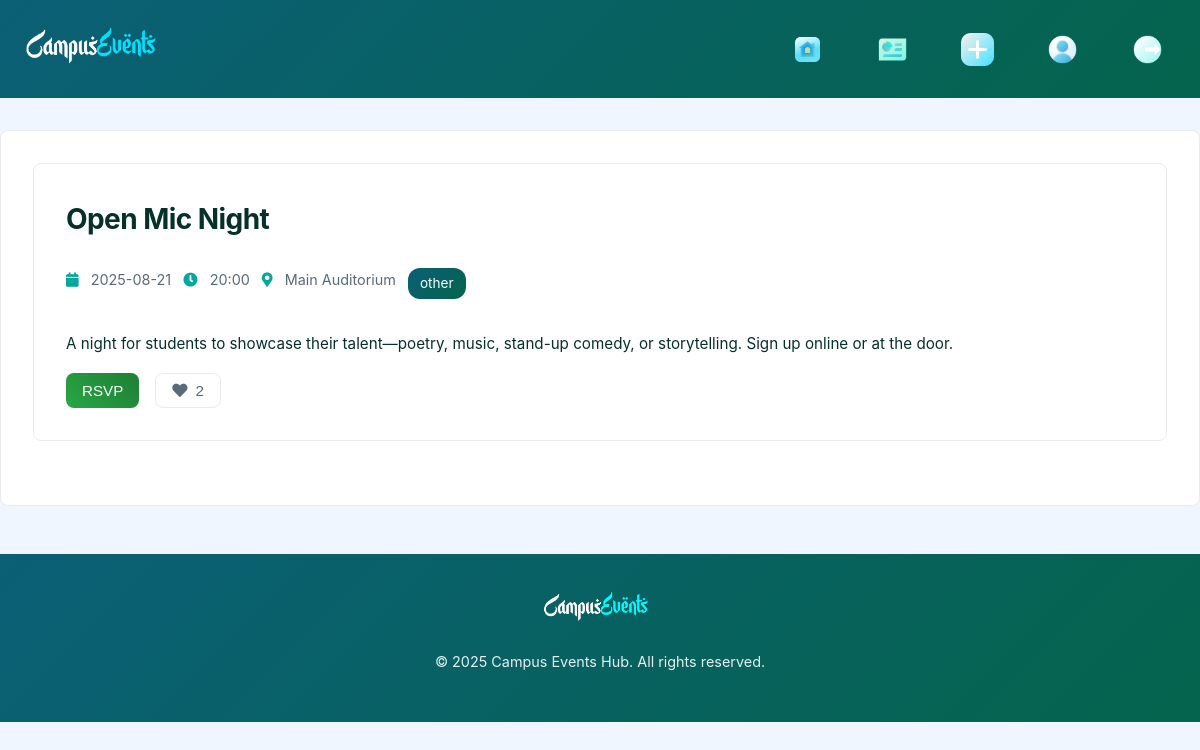
/events/1 (signed in), run on the app's committed database.
### models.py (models this page shows)
class Event(db.Model):
    __tablename__ = 'event'
    id = db.Column(db.Integer, primary_key=True)
    title = db.Column(db.String(100), nullable=False)
    description = db.Column(db.Text, nullable=False)
    date = db.Column(db.Date, nullable=False)
    time = db.Column(db.Time, nullable=False)
    location = db.Column(db.String(100), nullable=False)
    category = db.Column(db.String(50), nullable=False)
    status = db.Column(db.Enum(EventStatus), default=EventStatus.PENDING)
    user_id = db.Column(db.Integer, db.ForeignKey('user.id'), nullable=False)
    likes = db.relationship('Like', backref='event', lazy=True, cascade='all, delete-orphan')
    rsvps = db.relationship('RSVP', backref='event', lazy=True, cascade='all, delete-orphan')
    notifications = db.relationship('Notification', backref='event', lazy=True, cascade='all, delete-orphan')

### app.py (the view)
@app.route('/events/<int:event_id>')
@login_required
def get_event_page(event_id):
    event = Event.query.get_or_404(event_id)
    role= 'admin' if current_user.role == UserRole.ADMIN else 'user'
    return render_template('event.html', event=event,role=role)

### app.py (called while the page is built)
@login_manager.user_loader
def load_user(user_id):
    return User.query.get(int(user_id))

### templates/event.html (shortened to what this page needs)
{% if role == 'admin' %}
    {% extends "admin_base.html" %}
{% else %}
    {% extends "base.html" %}
{% endif %}
{% block css %}
<link rel="stylesheet" href="{{ url_for('static', filename='css/event.css') }}">
{% endblock %}
{% block content %}
<div class="container">
    <div class="event-card">
        <h2>{{ event.title }}</h2>
        <div class="event-meta">
            <span><i class="fas fa-calendar"></i> {{ event.date.strftime('%Y-%m-%d') }}</span>
            <span><i class="fas fa-clock"></i> {{ event.time.strftime('%H:%M') }}</span>
            <span><i class="fas fa-map-marker-alt"></i> {{ event.location }}</span>
            <span class="event-category">{{ event.category }}</span>
        </div>
        <p>{{ event.description }}</p>
        {% if current_user.is_authenticated %}
        <div class="event-actions">
            <button class="btn btn-rsvp" id="rsvp-btn" data-event-id="{{ event.id }}">
                {% if current_user in event.rsvp_users %}
                    Un-RSVP
                {% else %}
                    RSVP
                {% endif %}
            </button>
            <button class="btn btn-heart {% if current_user in event.liked_by %}liked{% endif %}" id="like-btn" data-event-id="{{ event.id }}">
                <i class="fas fa-heart"></i> {{ event.likes|length }}
            </button>
        </div>
        {% endif %}
    </div>
</div>
{% endblock %}

### static/css/admin_base.css (style rules this page uses)
:root { --primary-blue: #07a89b; --light-blue: #f0f6ff; --white: #ffffff; --dark-blue: #06302a; --gradient-blue: linear-gradient(135deg, #0b5f76 0%, #04644c 100%); --success-green: #28a745; --danger-red: #dc3545; --gray: #5a6a7a; --font-primary: 'Inter', -apple-system, BlinkMacSystemFont, sans-serif; --transition: all 0.3s ease; --border-radius: 8px; --animation-ease: cubic-bezier(0.4, 0, 0.2, 1); }
* { margin: 0; padding: 0; box-sizing: border-box; }
body { font-family: var(--font-primary); line-height: 1.7; color: var(--dark-blue); background-color: var(--light-blue); font-size: 16px; overscroll-behavior: none; }
h1, h2, h3, h4 { font-weight: 700; color: var(--dark-blue); }
h2 { font-size: 1.75rem; margin-bottom: 1.5rem; letter-spacing: -0.02em; }
p { margin-bottom: 1rem; font-size: 0.95rem; font-weight: 400; }
.container { max-width: 1280px; margin: 2rem auto; padding: 2rem; background-color: var(--white); border-radius: var(--border-radius); border: 1px solid #e9ecef; animation: fadeInOpacity 0.4s var(--animation-ease); }
.btn { padding: 0.5rem 1rem; border: none; border-radius: var(--border-radius); font-size: 0.95rem; cursor: pointer; transition: var(--transition); display: inline-flex; align-items: center; gap: 0.5rem; }

### static/css/event.css (style rules this page uses)
.event-card { background-color: var(--white); border: 1px solid #e9ecef; border-radius: var(--border-radius); padding: 2rem; margin-bottom: 2rem; transition: background-color var(--transition); }
.event-meta { color: var(--gray); font-size: 0.9rem; margin-bottom: 1rem; display: flex; flex-wrap: wrap; gap: 0.75rem; }
.event-meta i { color: var(--primary-blue); margin-right: 0.5rem; }
.event-category { display: inline-block; background: var(--gradient-blue); color: var(--white); padding: 0.25rem 0.75rem; border-radius: 12px; font-size: 0.85rem; margin-bottom: 1rem; }
.event-actions { display: flex; gap: 1rem; flex-wrap: wrap; margin-top: 1rem; }
.btn-rsvp { background: linear-gradient(45deg, #28a745, #1e7e34); color: var(--white); }
.btn-heart { background-color: var(--white); color: var(--gray); border: 1px solid #e9ecef; display: inline-flex; align-items: center; gap: 0.5rem; }

### data on the page
Event: title "Open Mic Night", date "2025-08-21", time "20:00", location "Main Auditorium", category "other", description "A night for students to showcase their talent—poetry, music, stand-up comedy, or storytelling. Sign up online or at the door."

### other printed values
{{ event.likes|length }} "2"
